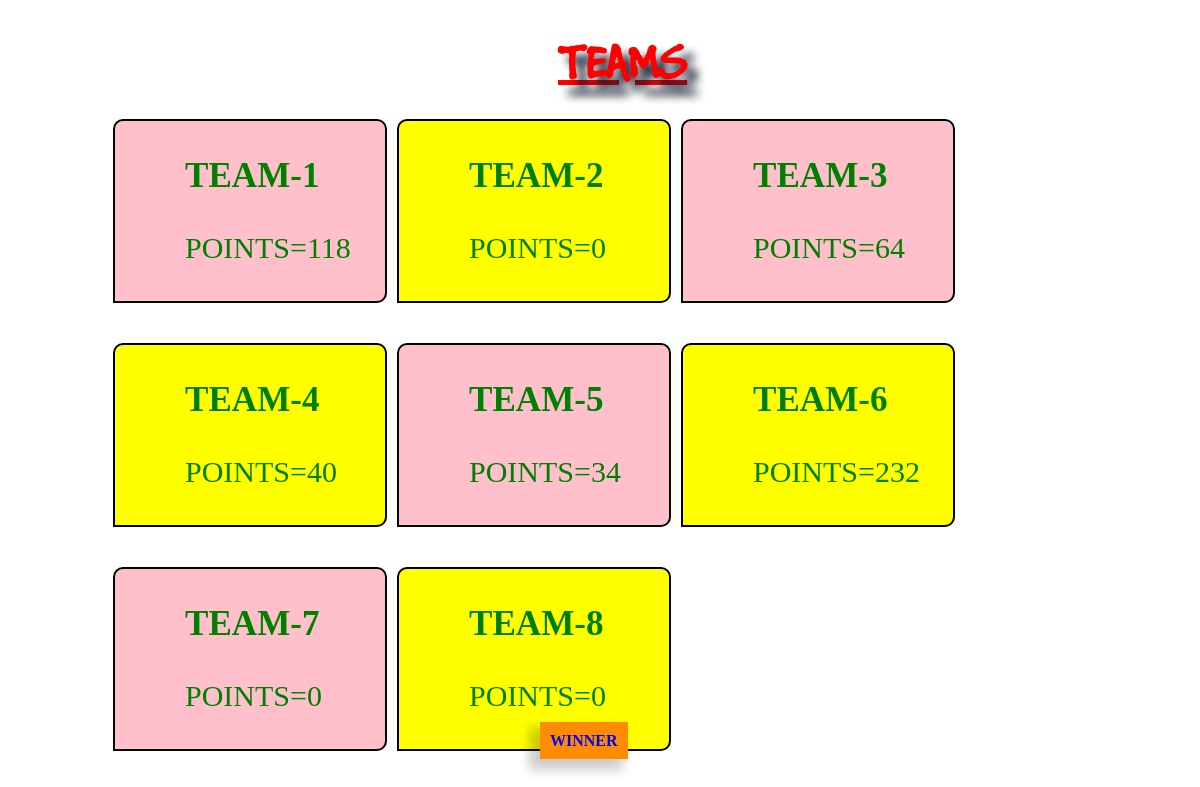
The page /show.php on the database its author committed.
### tables this page shows
CREATE TABLE IF NOT EXISTS `list` (
  `id` int(10) NOT NULL,
  `1` varchar(25) DEFAULT NULL,
  `2` varchar(25) DEFAULT NULL,
  `3` varchar(25) DEFAULT NULL,
  `4` varchar(25) DEFAULT NULL,
  `5` varchar(25) DEFAULT NULL,
  `6` varchar(25) DEFAULT NULL,
  `7` varchar(25) DEFAULT NULL,
  `8` varchar(25) DEFAULT NULL,
  `9` varchar(25) DEFAULT NULL,
  `10` varchar(25) DEFAULT NULL,
  `11` varchar(25) DEFAULT NULL,
  `12` varchar(25) DEFAULT NULL,
  `13` varchar(25) DEFAULT NULL,
  `14` varchar(25) DEFAULT NULL,
  `15` varchar(25) DEFAULT NULL,
  `goal` int(10) DEFAULT NULL,
  `strike` int(10) DEFAULT NULL,
  `mid` int(10) DEFAULT NULL,
  `ford` int(10) DEFAULT NULL,
  `rest` int(10) DEFAULT NULL,
  `total` int(10) DEFAULT NULL,
  `budget` decimal(10,0) DEFAULT NULL,
  `points` int(100) DEFAULT NULL,
  `penality` int(10) DEFAULT NULL,
  `captain` varchar(25) DEFAULT NULL,
  PRIMARY KEY (`id`)
);

### show.php (the view, shortened to what this page needs)
<!DOCTYPE html>
<html>
 <head>
 <h1 class="header">TEAMS</h1>
 <link rel="stylesheet" type="text/css" href="css/mycss.css" />
 </head>
  <body>
 <?php
$conn = new mysqli(HOST,US_NAME,PASS_W,DB_NAME);
$sql = "SELECT * FROM list  ";
$result = $conn->query($sql);
$row=$result->fetch_assoc();
 	if($row["penality"]<=2){
 	echo'<div class="team">
	    <div class="teams_a">
 		<h3>TEAM-1</h3>
 		<p>POINTS='.$row["points"].'</p>
		</div>';
	}
	else
	{
	     echo'<div class="team">
	    <div class="teams_a">
 		<h3>TEAM-1</h3>
 		<p >DISQUALIFY</p>
		</div>';
	}
		$row=$result->fetch_assoc();
		if($row["penality"]<=2){
 	echo'<div class="teams_b">
 		<h3>TEAM-2</h3>
 		<p>POINTS='.$row["points"].'</p>
		</div>';}
		else{
		      echo'<div class="teams_b">
 		<h3>TEAM-2</h3>
 		<p>DISQUALIFY</p>
		</div>';
		}
		$row=$result->fetch_assoc();
		if($row["penality"]<=2){
	     echo' <div class="teams_a">
 		<h3>TEAM-3</h3>
 		<p>POINTS='.$row["points"].'</p>
		</div>';	}
		else{
		   echo' <div class="teams_a">
 		<h3>TEAM-3</h3>
 		<p>DISQUALIFY</p>
		</div>';
		}
		$row=$result->fetch_assoc();
		if($row["penality"]<=2){
		echo'<div class="teams_b">
 		<h3>TEAM-4</h3>
 		<p>POINTS='.$row["points"].'</p>
		</div>';}
		else
		{
		echo'<div class="teams_b">
 		<h3>TEAM-4</h3>
 		<p>DISQUALIFY</p>
		</div>';
		}
		$row=$result->fetch_assoc();
		if($row["penality"]<=2){
		echo' <div class="teams_a">
 		<h3>TEAM-5</h3>
 		<p>POINTS='.$row["points"].'</p>
		</div>';}
		else
		{
		 echo' <div class="teams_a">
 		<h3>TEAM-5</h3>
 		<p>DISQUALIFY</p>
		</div>';
		}
		$row=$result->fetch_assoc();
		if($row["penality"]<=2){
		echo'<div class="teams_b">
 		<h3>TEAM-6</h3>
 		<p>POINTS='.$row["points"].'</p>
		</div>';}
		else
		{
		    echo'<div class="teams_b">
 		<h3>TEAM-6</h3>
 		<p>DISQUALIFY</p>
		</div>';
		}
		$row=$result->fetch_assoc();
		if($row["penality"]<=2){
		echo' <div class="teams_a">
 		<h3>TEAM-7</h3>
 		<p>POINTS='.$row["points"].'</p>
		</div>';}
		else{
		   echo' <div class="teams_a">
 		<h3>TEAM-7</h3>
 		<p>DISQUALIFY</p>
		</div>';
		}
		$row=$result->fetch_assoc();
		if($row["penality"]<=2){
		echo'<div class="teams_b">
 		<h3>TEAM-8</h3>
 		<p>POINTS='.$row["points"].'</p>
		</div>';}
		else{
		 echo'<div class="teams_b">
 		<h3>TEAM-8</h3>
 		<p>DISQUALIFY</p>
		</div>';
		}
		$re = $conn->query($sql);
		$max=0;
        while($rw = $re->fetch_assoc()) {
		if($rw["points"]>$max)
		{   $max=$rw["points"];
		     $val=$rw["id"];}
	  }
	  echo '<div style="position :fixed;bottom:50px; left:45%;align:center;"></br><a href="#Screen" class="button">WINNER</a>
            </div> <div id="Screen"><div class="win">WINNER IS TEAM '.$val.'</div>
            <a href="#" class="cancel">&times;</a> </div> <div id="cover" > </div> </div>';
		?>
 </body>
 </html>

### css/mycss.css (style rules this page uses)
body { background-image:url("arpit.jpeg") ; background-size: 100% 100%; background-repeat:no-repeat; }
.header { display :block; padding-left:550px; color: red; font-size: 50px; font-family: myFirstFont; text-decoration:underline; position:relative; text-shadow:10px 10px 10px rgb(10,20,40); }
.teams_a { background: pink; }
.teams_b { background: yellow; }
.teams_a,.teams_b { padding-left:70px; float:left; color: green; font-size: 30px; font-style: normal; padding-bottom:100px; width:200px; height:80px; margin: 20px 5px; z-index: 0; -moz-border-radius: 5px 5px 0 0; -webkit-border-radius: 5px; border-radius: 10px 10px 10px 0; border: 2px solid black; }
.team { padding-left:100px; position:relative; top:-30px; }

### show.php (style rules this page uses)
.button { width: 150px; padding: 10px; background-color: #FF8C00; box-shadow: -8px 8px 10px 3px rgba(0,0,0,0.2); font-weight:bold; text-decoration:none; }

### rows shown on the page
list: points "118"
list: points "0"
list: points "64"
list: points "40"
list: points "34"
list: points "232"
list: points "0"
list: points "0"
